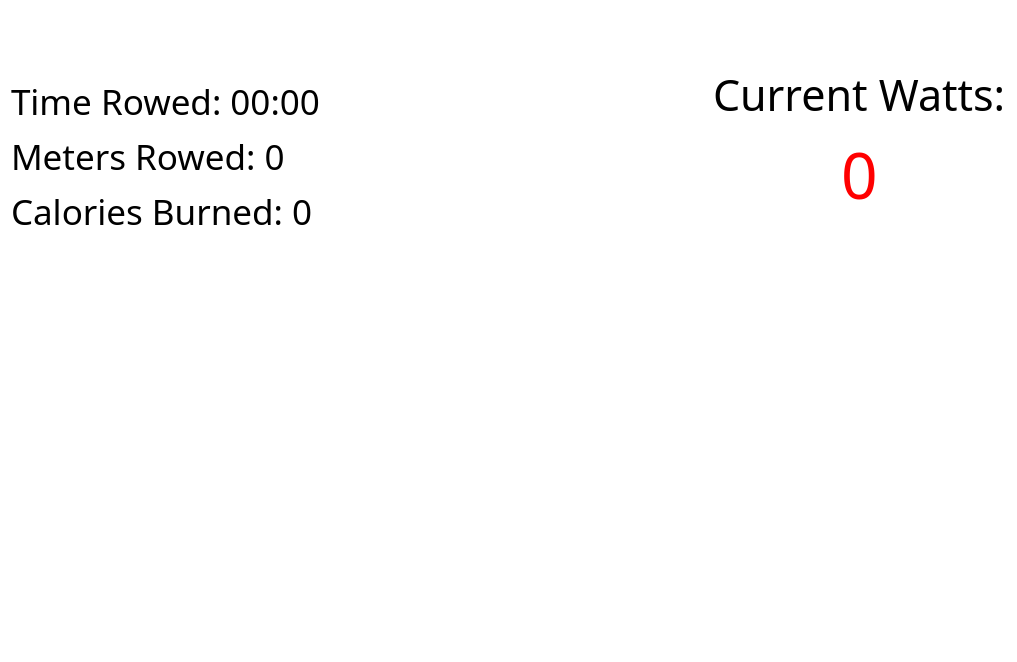
<ui version="4.0" >
 <class>WattChallengeDialog</class>
 <widget class="QWidget" name="WattChallengeDialog" >
  <property name="geometry" >
   <rect>
    <x>0</x>
    <y>0</y>
    <width>1014</width>
    <height>662</height>
   </rect>
  </property>
  <property name="contextMenuPolicy" >
   <enum>Qt::DefaultContextMenu</enum>
  </property>
  <property name="windowTitle" >
   <string>C2 Watt Challenge</string>
  </property>
  <property name="styleSheet" >
   <string notr="true" >background-color: rgb(255, 255, 255);</string>
  </property>
  <layout class="QHBoxLayout" name="horizontalLayout" >
    <item>
      <spacer name="horizontalSpacer_0" >
        <property name="orientation" >
          <enum>Qt::Horizontal</enum>
        </property>
        <property name="sizeHint" stdset="0" >
          <size>
            <width>40</width>
            <height>20</height>
          </size>
        </property>
      </spacer>
    </item>
   <item>
    <layout class="QVBoxLayout" name="verticalLayout" >
     <item>
      <spacer name="verticalSpacer_3" >
       <property name="orientation" >
        <enum>Qt::Vertical</enum>
       </property>
       <property name="sizeHint" stdset="0" >
        <size>
         <width>20</width>
         <height>5</height>
        </size>
       </property>
      </spacer>
     </item>
     <item>
      <widget class="QLabel" name="timeRowedLabel" >
       <property name="sizePolicy" >
        <sizepolicy vsizetype="Preferred" hsizetype="Preferred" >
         <horstretch>0</horstretch>
         <verstretch>0</verstretch>
        </sizepolicy>
       </property>
       <property name="minimumSize" >
        <size>
         <width>340</width>
         <height>0</height>
        </size>
       </property>
       <property name="font" >
        <font>
         <family>Gill Sans Ultra Bold Condensed</family>
         <pointsize>26</pointsize>
        </font>
       </property>
       <property name="text" >
        <string>Time Rowed: 00:00</string>
       </property>
      </widget>
     </item>
     <item>
      <widget class="QLabel" name="metersRowedLabel" >
       <property name="minimumSize" >
        <size>
         <width>340</width>
         <height>0</height>
        </size>
       </property>
       <property name="font" >
        <font>
         <family>Gill Sans Ultra Bold Condensed</family>
         <pointsize>26</pointsize>
        </font>
       </property>
       <property name="text" >
        <string>Meters Rowed: 0</string>
       </property>
      </widget>
     </item>
     <item>
      <widget class="QLabel" name="caloriesBurnedLabel" >
       <property name="minimumSize" >
        <size>
         <width>340</width>
         <height>0</height>
        </size>
       </property>
       <property name="baseSize" >
        <size>
         <width>0</width>
         <height>0</height>
        </size>
       </property>
       <property name="font" >
        <font>
         <family>Gill Sans Ultra Bold Condensed</family>
         <pointsize>26</pointsize>
        </font>
       </property>
       <property name="text" >
        <string>Calories Burned: 0</string>
       </property>
      </widget>
     </item>
     <item>
      <spacer name="verticalSpacer_13" >
       <property name="orientation" >
        <enum>Qt::Vertical</enum>
       </property>
       <property name="sizeHint" stdset="0" >
        <size>
         <width>20</width>
         <height>40</height>
        </size>
       </property>
      </spacer>
     </item>
     <item>
      <spacer name="verticalSpacer_12" >
       <property name="orientation" >
        <enum>Qt::Vertical</enum>
       </property>
       <property name="sizeHint" stdset="0" >
        <size>
         <width>20</width>
         <height>40</height>
        </size>
       </property>
      </spacer>
     </item>
     <item>
      <spacer name="verticalSpacer_6" >
       <property name="orientation" >
        <enum>Qt::Vertical</enum>
       </property>
       <property name="sizeHint" stdset="0" >
        <size>
         <width>20</width>
         <height>40</height>
        </size>
       </property>
      </spacer>
     </item>
     <item>
      <spacer name="verticalSpacer_5" >
       <property name="orientation" >
        <enum>Qt::Vertical</enum>
       </property>
       <property name="sizeHint" stdset="0" >
        <size>
         <width>20</width>
         <height>40</height>
        </size>
       </property>
      </spacer>
     </item>
     <item>
      <widget class="QLabel" name="label_2" >
       <property name="text" >
        <string/>
       </property>
       <property name="pixmap" >
        <pixmap>C2LogoWattChallenge.PNG</pixmap>
       </property>
      </widget>
     </item>
     <item>
      <spacer name="verticalSpacer_4" >
       <property name="orientation" >
        <enum>Qt::Vertical</enum>
       </property>
       <property name="sizeHint" stdset="0" >
        <size>
         <width>20</width>
         <height>40</height>
        </size>
       </property>
      </spacer>
     </item>
     <item>
      <spacer name="verticalSpacer" >
       <property name="orientation" >
        <enum>Qt::Vertical</enum>
       </property>
       <property name="sizeHint" stdset="0" >
        <size>
         <width>20</width>
         <height>40</height>
        </size>
       </property>
      </spacer>
     </item>
    </layout>
   </item>
   <item>
    <spacer name="horizontalSpacer" >
     <property name="orientation" >
      <enum>Qt::Horizontal</enum>
     </property>
     <property name="sizeHint" stdset="0" >
      <size>
       <width>40</width>
       <height>20</height>
      </size>
     </property>
    </spacer>
   </item>
   <item>
    <widget class="WattMeter" native="1" name="wattmeter" >
      <property name="sizeHint" stdset="0" >
        <size>
          <width>350</width>
          <height>400</height>
        </size>
      </property>
     <property name="sizePolicy" >
      <sizepolicy vsizetype="Expanding" hsizetype="Expanding" >
       <horstretch>0</horstretch>
       <verstretch>0</verstretch>
      </sizepolicy>
     </property>
     <property name="minimumSize" >
      <size>
       <width>350</width>
       <height>400</height>
      </size>
     </property>
    </widget>
   </item>
   <item>
    <spacer name="horizontalSpacer_2" >
     <property name="orientation" >
      <enum>Qt::Horizontal</enum>
     </property>
     <property name="sizeHint" stdset="0" >
      <size>
       <width>40</width>
       <height>20</height>
      </size>
     </property>
    </spacer>
   </item>
   <item>
    <layout class="QVBoxLayout" name="verticalLayout_2" >
     <item>
      <spacer name="verticalSpacer_7" >
       <property name="orientation" >
        <enum>Qt::Vertical</enum>
       </property>
       <property name="sizeHint" stdset="0" >
        <size>
         <width>20</width>
         <height>5</height>
        </size>
       </property>
      </spacer>
     </item>
     <item>
      <widget class="QLabel" name="label" >
       <property name="font" >
        <font>
         <family>Gill Sans Ultra Bold Condensed</family>
         <pointsize>32</pointsize>
        </font>
       </property>
       <property name="text" >
        <string>Current Watts:</string>
       </property>
      </widget>
     </item>
     <item>
      <widget class="QLabel" name="currentWattsLabel" >
       <property name="palette" >
        <palette>
         <active>
          <colorrole role="WindowText" >
           <brush brushstyle="SolidPattern" >
            <color alpha="255" >
             <red>255</red>
             <green>0</green>
             <blue>0</blue>
            </color>
           </brush>
          </colorrole>
          <colorrole role="Window" >
           <brush brushstyle="SolidPattern" >
            <color alpha="255" >
             <red>255</red>
             <green>255</green>
             <blue>255</blue>
            </color>
           </brush>
          </colorrole>
         </active>
         <inactive>
          <colorrole role="WindowText" >
           <brush brushstyle="SolidPattern" >
            <color alpha="255" >
             <red>255</red>
             <green>0</green>
             <blue>0</blue>
            </color>
           </brush>
          </colorrole>
          <colorrole role="Window" >
           <brush brushstyle="SolidPattern" >
            <color alpha="255" >
             <red>255</red>
             <green>255</green>
             <blue>255</blue>
            </color>
           </brush>
          </colorrole>
         </inactive>
         <disabled>
          <colorrole role="WindowText" >
           <brush brushstyle="SolidPattern" >
            <color alpha="255" >
             <red>118</red>
             <green>116</green>
             <blue>108</blue>
            </color>
           </brush>
          </colorrole>
          <colorrole role="Window" >
           <brush brushstyle="SolidPattern" >
            <color alpha="255" >
             <red>255</red>
             <green>255</green>
             <blue>255</blue>
            </color>
           </brush>
          </colorrole>
         </disabled>
        </palette>
       </property>
       <property name="font" >
        <font>
         <family>Gill Sans Ultra Bold Condensed</family>
         <pointsize>48</pointsize>
        </font>
       </property>
       <property name="styleSheet" >
        <string notr="true" />
       </property>
       <property name="text" >
        <string>0</string>
       </property>
       <property name="alignment" >
        <set>Qt::AlignCenter</set>
       </property>
      </widget>
     </item>
     <item>
      <spacer name="verticalSpacer_18" >
       <property name="orientation" >
        <enum>Qt::Vertical</enum>
       </property>
       <property name="sizeHint" stdset="0" >
        <size>
         <width>20</width>
         <height>40</height>
        </size>
       </property>
      </spacer>
     </item>
     <item>
      <spacer name="verticalSpacer_17" >
       <property name="orientation" >
        <enum>Qt::Vertical</enum>
       </property>
       <property name="sizeHint" stdset="0" >
        <size>
         <width>20</width>
         <height>40</height>
        </size>
       </property>
      </spacer>
     </item>
     <item>
      <spacer name="verticalSpacer_16" >
       <property name="orientation" >
        <enum>Qt::Vertical</enum>
       </property>
       <property name="sizeHint" stdset="0" >
        <size>
         <width>20</width>
         <height>40</height>
        </size>
       </property>
      </spacer>
     </item>
     <item>
      <spacer name="verticalSpacer_11" >
       <property name="orientation" >
        <enum>Qt::Vertical</enum>
       </property>
       <property name="sizeHint" stdset="0" >
        <size>
         <width>20</width>
         <height>40</height>
        </size>
       </property>
      </spacer>
     </item>
     <item>
      <spacer name="verticalSpacer_10" >
       <property name="orientation" >
        <enum>Qt::Vertical</enum>
       </property>
       <property name="sizeHint" stdset="0" >
        <size>
         <width>20</width>
         <height>40</height>
        </size>
       </property>
      </spacer>
     </item>
     <item>
      <spacer name="verticalSpacer_9" >
       <property name="orientation" >
        <enum>Qt::Vertical</enum>
       </property>
       <property name="sizeHint" stdset="0" >
        <size>
         <width>20</width>
         <height>40</height>
        </size>
       </property>
      </spacer>
     </item>
     <item>
      <spacer name="verticalSpacer_8" >
       <property name="orientation" >
        <enum>Qt::Vertical</enum>
       </property>
       <property name="sizeHint" stdset="0" >
        <size>
         <width>20</width>
         <height>40</height>
        </size>
       </property>
      </spacer>
     </item>
     <item>
      <spacer name="verticalSpacer_2" >
       <property name="orientation" >
        <enum>Qt::Vertical</enum>
       </property>
       <property name="sizeHint" stdset="0" >
        <size>
         <width>20</width>
         <height>40</height>
        </size>
       </property>
      </spacer>
     </item>
    </layout>
   </item>
   <item>
    <spacer name="horizontalSpacer_3" >
     <property name="orientation" >
      <enum>Qt::Horizontal</enum>
     </property>
     <property name="sizeHint" stdset="0" >
      <size>
       <width>40</width>
       <height>20</height>
      </size>
     </property>
    </spacer>
   </item>
  </layout>
 </widget>
 <customwidgets>
  <customwidget>
   <class>WattMeter</class>
   <extends>QWidget</extends>
   <header>wattmeter.h</header>
  </customwidget>
 </customwidgets>
 <resources/>
 <connections/>
</ui>
